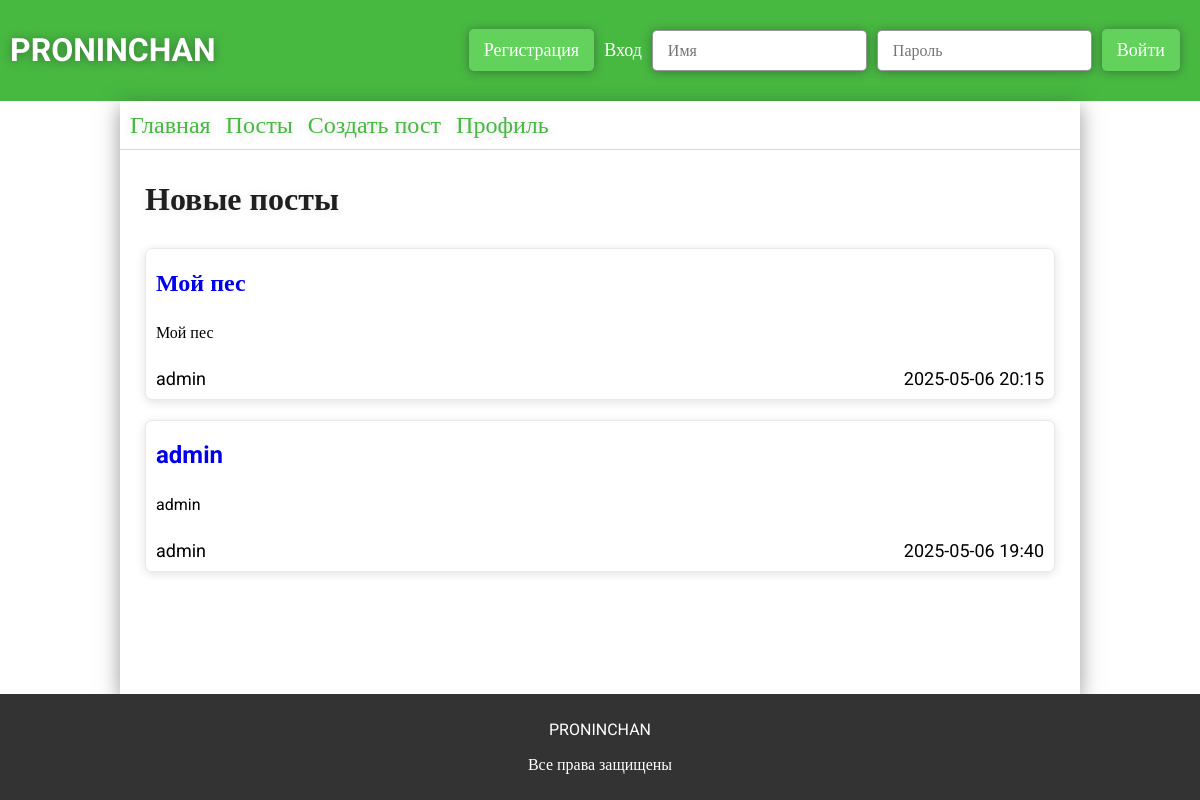
The page / on the database its author committed.
### app.py (models this page shows)
class ForumPosts(db.Model):
    __tablename__ = 'forum_posts'
    id = db.Column(db.Integer, primary_key=True)
    user_id = db.Column(db.Integer, db.ForeignKey('users.id'), nullable=False)
    theme = db.Column(db.String(124), nullable=False)
    text = db.Column(db.Text, nullable=False)
    section_id = db.Column(db.Integer, db.ForeignKey('forum_sections.id'), nullable=False)
    category_id = db.Column(db.Integer, db.ForeignKey('forum_categories.id'), nullable=False)
    created_at = db.Column(db.DateTime, default=datetime.now)
    user = db.relationship("Users", backref="posts")
    sections = db.relationship("ForumSections")
    categories = db.relationship("ForumCategory")
    all_comments = db.relationship("ForumComments", backref="forum_post", cascade="all, delete-orphan")

class Users(db.Model):
    __tablename__ = 'users'
    id = db.Column(db.Integer, primary_key=True)
    username = db.Column(db.String(32), unique=True, nullable=False)
    photo = db.Column(db.BLOB)
    email = db.Column(db.String(64), unique=True, nullable=False)
    password = db.Column(db.String(30), nullable=False)
    access = db.Column(db.String(64), nullable=False, default='user')
    all_posts = db.relationship("ForumPosts", backref="user_author", cascade="all, delete-orphan")
    all_comments = db.relationship("ForumComments", backref="user_author")

### app.py (the view)
@app.route('/')
def main():
    new_posts = ForumPosts.query.order_by(ForumPosts.created_at.desc()).limit(5).all()
    if 'user' in session:
        try:
            access = (Users.query.filter_by(id=session['user']).first()).access
        except:
            return redirect(url_for('logout'))
        return render_template('main.html', new_posts = new_posts, access=access)
    else:
        return render_template('main.html', new_posts = new_posts)

### templates/main.html (shortened to what this page needs)
{% extends 'base.html' %}
{% block main %}
<link rel="stylesheet" href="{{ url_for('static', filename='css/main.css') }}">
    <div class="container">
        <h3>Новые посты</h3>
        {% for post in new_posts %}
            <div class="post" id="post-{{post.id}}">
                <a class="post-theme" href="{{url_for('post', post=post.id)}}">{{post.theme}}</a>
                <p class="post-text"  data-text="{{post.text}}">{{post.text | truncate(150, True, '...')}}</p>
                <div>
                    <p class="user-{{post.user.id}}">{{post.user.username}}{% if access == 'admin' %}<button class="ban-button" value="{{post.user.id}}" data-user="{{post.user.username}}">забанить</button>{% endif %}</p>
                    <p class="post-created">{{post.created_at.strftime('%Y-%m-%d %H:%M')}}</p>
                </div>
            </div>
        {% endfor %}
    </div>
{% endblock %}

### static/css/base.css (style rules this page uses)
* { font-family: "Roboto"; }
body { margin: 0; padding: 0; display: flex; flex-direction: column; min-height: 100vh; }

### static/css/main.css (style rules this page uses)
.container { padding: 25px; display: flex; flex-direction: column; justify-content: center; }
.container h3 { font-size: 32px; margin: 5px 0 20px 0; color: rgb(31, 31, 31); text-shadow: 0 1px 10px rgba(51, 51, 51, 0.1); }
.container .post { padding: 10px; border: 1px solid rgba(51, 51, 51, 0.1); box-shadow: 0 2px 10px rgba(51, 51, 51, 0.15); border-radius: 7px; overflow: hidden; display: flex; flex-direction: column; flex-wrap: wrap; margin: 10px 0; position: relative; }
.container .post .post-theme { flex: 1; text-decoration: none; font-size: 24px; font-weight: bolder; margin: 10px 0; }
.container .post div { display: flex; justify-content: space-between; font-size: 18px; }
.container .post div p { margin: 0; margin-top: 10px; }

### rows shown on the page
ForumPosts: theme "Мой пес", text "Мой пес", user.username "admin", created_at "2025-05-06 20:15"
ForumPosts: theme "admin", text "admin", user.username "admin", created_at "2025-05-06 19:40"
